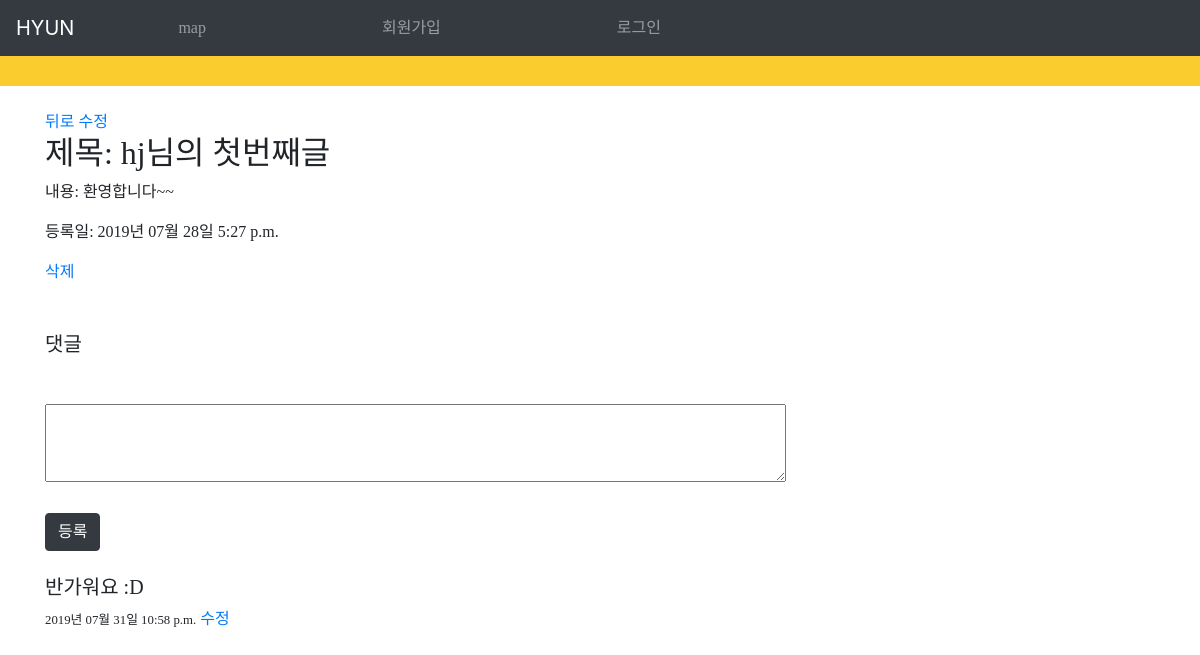
Screenshot of /mblog/12/ with the database file from the repository.
### mblog/models.py (models this page shows, shortened)
class Blog(models.Model):
    title = models.CharField(max_length=100)
    body = models.TextField()
    update_date = models.DateTimeField(auto_now=True)

class Comment(models.Model):
    board = models.ForeignKey(Blog, on_delete=models.CASCADE, null=True, related_name='comments')
    content = models.TextField()
    created_at = models.DateTimeField(auto_now_add=True)

### mblog/views.py (the view)
# urls.py: path('<int:board_id>/', views.detail, name='detail'),
def detail(request, board_id): #board_id // pk=board_id
        board_detail = get_object_or_404(Blog, pk=board_id)
        comments = Comment.objects.filter(board_id=board_id)
        context = {
                'board' : board_detail,
                'comments' : comments
        }
        return render(request,'detail.html',context )

### mblog/templates/detail.html (shortened to what this page needs)
<!DOCTYPE html>
<html>
    <head>
    </head>
    <body>
        {% extends 'base.html' %}
        {% block content %}
        <br>
        <div class="container">
            <a href="{% url 'show' %}">뒤로</a>
            <a href="{% url 'edit' pk=board.pk %}">수정</a>
            <h2>제목: {{board.title}}</h2>
            <p>내용: {{board.body}}</p>
            <P>등록일: {{board.update_date|date:"Y년 m월 d일 P"}}</P>
            <a href="{% url 'delete' pk=board.pk %}">삭제</a>
        </div>
        <br><br>
        <div class="container">
        <h5>댓글</h5>
        <div class="card-body"></div>
            <form method="POST" action="comment/write/">
            <textarea rows="3" cols="80" name="content">
            </textarea>
            <br><br>
            <button type="submit" class="btn btn-dark">등록</button>
            </form>
        </div>
    <br>
    {% for comment in board.comments.all %}
    <div class="container">
    <div class="comment_body">
            <h5>{{comment.content}}</h5>
            <small>{{comment.created_at|date:"Y년 m월 d일 P"}}</small>
            <a href="{% url 'comment_edit' board.pk comment.pk %}">수정</a>
    </div>
    </div>
    {% endfor %}
    <br>
    <br>
    {% endblock %}

### mblog/templates/detail.html (style rules this page uses)
.container { font-family: Godo; }

### rows the page displays
Blog: title "hj님의 첫번째글", body "환영합니다~~", update_date "2019년 07월 28일 5:27 p.m."
Comment: content "반가워요 :D", created_at "2019년 07월 31일 10:58 p.m."
